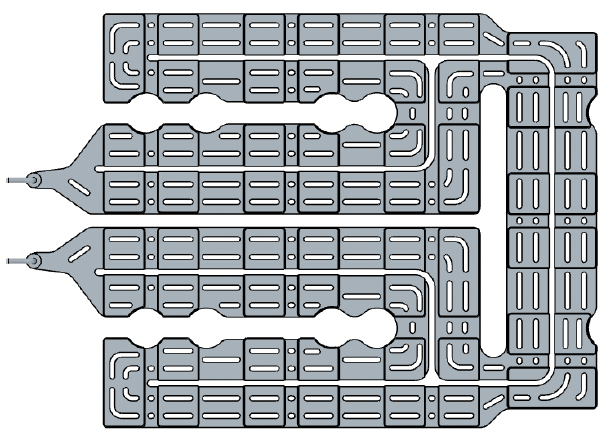
#> input picture from_partner_team/SourceCode/Pipe6.png, 608 x 448 px, found by its file name
$ python pipe_geometry.py
#> lines starting #> are read from the running program, lines starting #| are printed output that depends on the picture; after the words box and inside, x2 and y2 are one past the last pixel; in counts of white or black regions, pixels touching at a corner belong together
"""
Pipe geometry extraction from battery cooling channel image.

Ported from partner team's get_boundaries.py (Feb 2026).
Reads Pipe6.png, extracts boundary/fluid pixels via BFS,
finds inlet/outlet openings, exports JSON + visualization PNG.

All logic identical to partner's original code.
"""

import json
from collections import deque
from pathlib import Path

import numpy as np
from PIL import Image
import matplotlib.pyplot as plt


def load_binary_masks(image_path: str, white_thr: int = 250):
    """
    Returns:
      boundary_mask: (H,W) bool where True means boundary (white)
      fluid_mask:    (H,W) bool where True means fluid (non-white)
    """
#> called with image_path = 'data/pipe_geometry/Pipe6.png', white_thr = 250
    img = Image.open(image_path).convert("RGB")
    arr = np.array(img)  # (H,W,3) uint8
    boundary_mask = (arr[..., 0] >= white_thr) & (arr[..., 1] >= white_thr) & (arr[..., 2] >= white_thr)
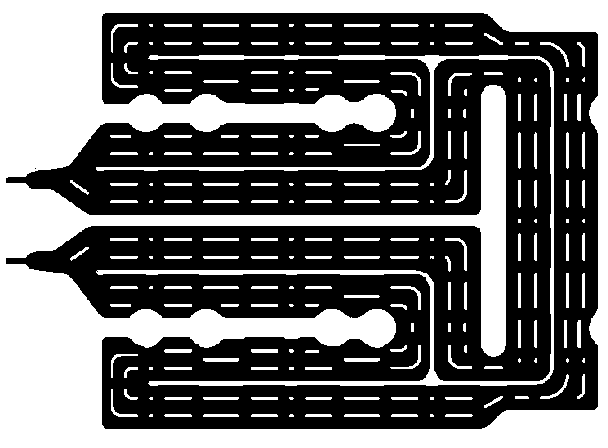
#> boundary_mask: shape (448, 608) bool; 41.1% white; 214 white regions (49 under 20 px), largest, box (x1, y1, x2, y2) and area: (0, 0, 608, 448) 89748, (96, 55, 554, 386) 7959, (390, 131, 421, 155) 143
    fluid_mask = ~boundary_mask
    return boundary_mask, fluid_mask


def connected_components_in_strip(fluid_mask: np.ndarray, strip_w: int = 8, min_size: int = 20):
    """
    Find connected components (4-neighborhood) of fluid pixels restricted to left strip [0:strip_w).
    Returns: list of components; each component is a list of (y,x) tuples in full image coords.
    """
    H, W = fluid_mask.shape
    strip_w = min(strip_w, W)

    # Work on a small strip to keep BFS cheap
    strip = fluid_mask[:, :strip_w].copy()
    visited = np.zeros_like(strip, dtype=bool)

    comps = []
    for y in range(H):
        for x in range(strip_w):
            if not strip[y, x] or visited[y, x]:
                continue

            q = deque([(y, x)])
            visited[y, x] = True
            comp = []

            while q:
                cy, cx = q.popleft()
                comp.append((cy, cx))  # still in strip coords

                # 4-neighbors inside strip bounds
                for ny, nx in ((cy - 1, cx), (cy + 1, cx), (cy, cx - 1), (cy, cx + 1)):
                    if 0 <= ny < H and 0 <= nx < strip_w and strip[ny, nx] and not visited[ny, nx]:
                        visited[ny, nx] = True
                        q.append((ny, nx))

            if len(comp) >= min_size:
                comps.append(comp)

    # Sort by size desc
    comps.sort(key=len, reverse=True)
    return comps


def pick_inlet_outlet(fluid_mask: np.ndarray, strip_w: int = 8):
    """
    Finds two left openings and returns inlet/outlet points as (x,y).

    Strategy:
      - Find connected components of fluid pixels in a left strip.
      - Take the two largest components.
      - For each component, pick a representative point near the leftmost x (min x in that component)
        and median y among those leftmost pixels.
      - Lower y (larger y value) => inlet; upper y => outlet.
    """
#> called with strip_w = 10
    comps = connected_components_in_strip(fluid_mask, strip_w=strip_w)
#> comps = 2 items

    if len(comps) < 2:
        raise RuntimeError(
            f"Could not find 2 openings in the left strip. "
            f"Try increasing strip_w or lowering min_size."
        )

    # Take two biggest components
    c1, c2 = comps[0], comps[1]
#> c1 = [(258, 6), (259, 6), (258, 7), (260, 6), (259, 7), (258, 8), (261, 6), (260, 7), (259, 8), (258, 9), (262, 6), (261, 7), (260, 8), (259, 9), (263, 6), (262, 7), (261, 8), (260, 9), (263, 7), (262, 8), (261, 9), (263, 8), (262, 9), (263, 9)]; c2 = [(177, 8), (178, 8), (177, 9), (179, 8), (178, 7), (178, 9), (180, 8), (179, 7), (179, 9), (178, 6), (181, 8), (180, 7), (180, 9), (179, 6), (182, 8), (181, 7), (181, 9), (180, 6), (182, 7), (182, 9), (181, 6), (182, 6)]

    def rep_point(comp):
        ys = np.array([p[0] for p in comp])
        xs = np.array([p[1] for p in comp])

        minx = xs.min()
        # focus on pixels at the leftmost x for stability
        sel = (xs == minx)
        ys_left = ys[sel]
        y_med = int(np.median(ys_left))
        x_rep = int(minx)
        return (x_rep, y_med)  # (x,y)

    p1 = rep_point(c1)
#> in rep_point, `ys = np.array([p[0] for p in comp])`: ys = 24 values, max 263 at index 14, min 258 at index 0, mean 260.5
#> in rep_point, `xs = np.array([p[1] for p in comp])`: xs = 24 values, max 9 at index 9, min 6 at index 0, mean 7.5
#> in rep_point, `minx = xs.min()`: minx = 6
#> in rep_point, `ys_left = ys[sel]`: ys_left = [258, 259, 260, 261, 262, 263]
#> in rep_point, `y_med = int(np.median(ys_left))`: y_med = 260
#> in rep_point, `x_rep = int(minx)`: x_rep = 6
#> p1 = (6, 260)
    p2 = rep_point(c2)
#> p2 = (6, 180)

    # Determine inlet/outlet by y (image coords: y increases downward)
    if p1[1] > p2[1]:
        inlet, outlet = p1, p2
#> inlet = (6, 260); outlet = (6, 180)
    else:
        inlet, outlet = p2, p1

    return inlet, outlet


def save_pipe_json(boundary_mask: np.ndarray, inlet, outlet, json_path: str):
    """
    Save JSON with:
      - width, height
      - inlet, outlet
      - points: list of [x,y,b] where b=1 boundary else 0
    """
    H, W = boundary_mask.shape

    # Build [x,y,b] list (row-major order)
    ys, xs = np.indices((H, W))
    b = boundary_mask.astype(np.uint8)
    points = np.stack([xs, ys, b], axis=-1).reshape(-1, 3).tolist()

    payload = {
        "width": int(W),
        "height": int(H),
        "inlet": {"x": int(inlet[0]), "y": int(inlet[1])},
        "outlet": {"x": int(outlet[0]), "y": int(outlet[1])},
        "points": points,
    }

    json_path = Path(json_path)
    json_path.parent.mkdir(parents=True, exist_ok=True)
    with open(json_path, "w", encoding="utf-8") as f:
        json.dump(payload, f, indent=4)

    print(f"[saved] {json_path}  (points={len(points)})")


def plot_from_json(json_path: str, save_png: str = None):
    with open(json_path, "r", encoding="utf-8") as f:
        data = json.load(f)

    W = data["width"]
    H = data["height"]
    inlet = (data["inlet"]["x"], data["inlet"]["y"])
    outlet = (data["outlet"]["x"], data["outlet"]["y"])

    pts = np.array(data["points"], dtype=np.int32)  # (N,3) [x,y,b]
    x = pts[:, 0]
    y = pts[:, 1]
    b = pts[:, 2]  # 1 boundary, 0 fluid

    # Reconstruct boundary mask
    boundary_mask = np.zeros((H, W), dtype=np.uint8)
    boundary_mask[y, x] = b.astype(np.uint8)

    # Create black/white visualization: boundary=white(255), fluid=black(0)
    vis = (boundary_mask * 255).astype(np.uint8)

    plt.figure(figsize=(8, 6))
    plt.imshow(vis, cmap="gray", origin="upper")
    plt.scatter([inlet[0]], [inlet[1]], c="blue", s=60, marker="o", label="inlet")
    plt.scatter([outlet[0]], [outlet[1]], c="red", s=60, marker="o", label="outlet")
    plt.legend(loc="upper right")
    plt.title("Pipe reconstructed from JSON (boundary=white, fluid=black)")
    plt.axis("off")

    if save_png:
        plt.savefig(save_png, bbox_inches="tight", dpi=200)
        print(f"[saved] {save_png}")

    plt.close()


if __name__ == "__main__":
    # Paths updated for project structure
    image_path = "data/pipe_geometry/Pipe6.png"
    out_json = "results/pipe_geometry/pipe_points.json"
    out_plot = "results/pipe_geometry/pipe_from_json.png"

    boundary_mask, fluid_mask = load_binary_masks(image_path, white_thr=250)
    inlet, outlet = pick_inlet_outlet(fluid_mask, strip_w=10)
#> inlet = (6, 260); outlet = (6, 180)

    print(f"[info] inlet (blue)  = {inlet}")
#| [info] inlet (blue)  = (6, 260)
    print(f"[info] outlet (red)  = {outlet}")
#| [info] outlet (red)  = (6, 180)

    save_pipe_json(boundary_mask, inlet, outlet, out_json)
#> in save_pipe_json, `points = np.stack([xs, ys, b], axis=-1).reshape(-1, 3).tolist()`: points = 272384 items
#| [saved] results/pipe_geometry/pipe_points.json  (points=272384)
    plot_from_json(out_json, save_png=out_plot)
#> in plot_from_json, `plt.savefig(save_png, bbox_inches="tight", dpi=200)`:
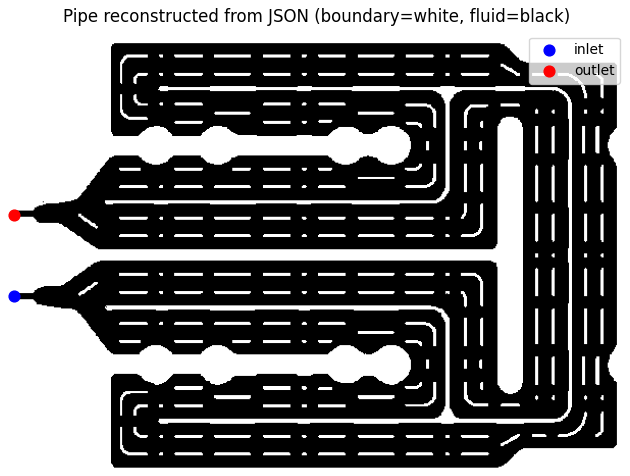
#> figure drawn by matplotlib, 1 panel
